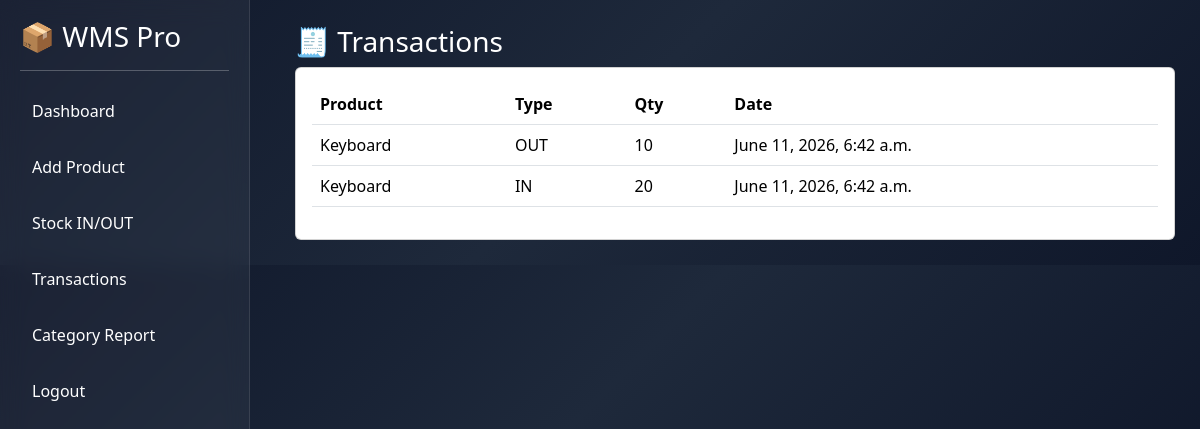
Page /transactions/ (signed in) on the committed database.
### Nest_app/models.py (models this page shows, shortened)
class StockTransaction(models.Model):
    TRANSACTION_IN = "IN"
    TRANSACTION_OUT = "OUT"
    TRANSACTION_CHOICES = [
        (TRANSACTION_IN, "Stock In"),
        (TRANSACTION_OUT, "Stock Out"),
    ]
    product = models.ForeignKey(Product, on_delete=models.CASCADE)
    transaction_type = models.CharField(max_length=10, choices=TRANSACTION_CHOICES)
    quantity = models.IntegerField()
    date = models.DateTimeField(auto_now_add=True)

class Product(models.Model):
    name = models.CharField(max_length=100)
    category = models.CharField(max_length=100)
    quantity = models.IntegerField(default=0)
    price = models.FloatField()

### Nest_app/views.py (the view)
# urls.py: path('transactions/', views.transactions, name='transactions'),
@login_required
def transactions(request):
    transactions = StockTransaction.objects.all().order_by('-date')
    return render(request, 'transactions.html', {
        'transactions': transactions
    })

### Nest_app/templates/transactions.html
{% extends 'base.html' %}
{% block content %}
<h3>🧾 Transactions</h3>
<div class="card card-box p-3">
<table class="table">
    <tr>
        <th>Product</th>
        <th>Type</th>
        <th>Qty</th>
        <th>Date</th>
    </tr>
    {% for t in transactions %}
    <tr>
        <td>{{ t.product.name }}</td>
        <td>{{ t.transaction_type }}</td>
        <td>{{ t.quantity }}</td>
        <td>{{ t.date }}</td>
    </tr>
    {% endfor %}
</table>
</div>
{% endblock %}

### Nest_app/templates/base.html (style rules this page uses)
body { margin: 0; font-family: 'Segoe UI'; background: linear-gradient(135deg, #0f172a, #1e293b, #0f172a); color: white; }
table { width: 100%; color: white; }
th { color: #94a3b8; }
td { padding: 10px; }

### rows in the picture
StockTransaction: product.name "Keyboard", transaction_type "OUT", quantity "10", date "June 11, 2026, 6:42 a.m."
StockTransaction: product.name "Keyboard", transaction_type "IN", quantity "20", date "June 11, 2026, 6:42 a.m."
